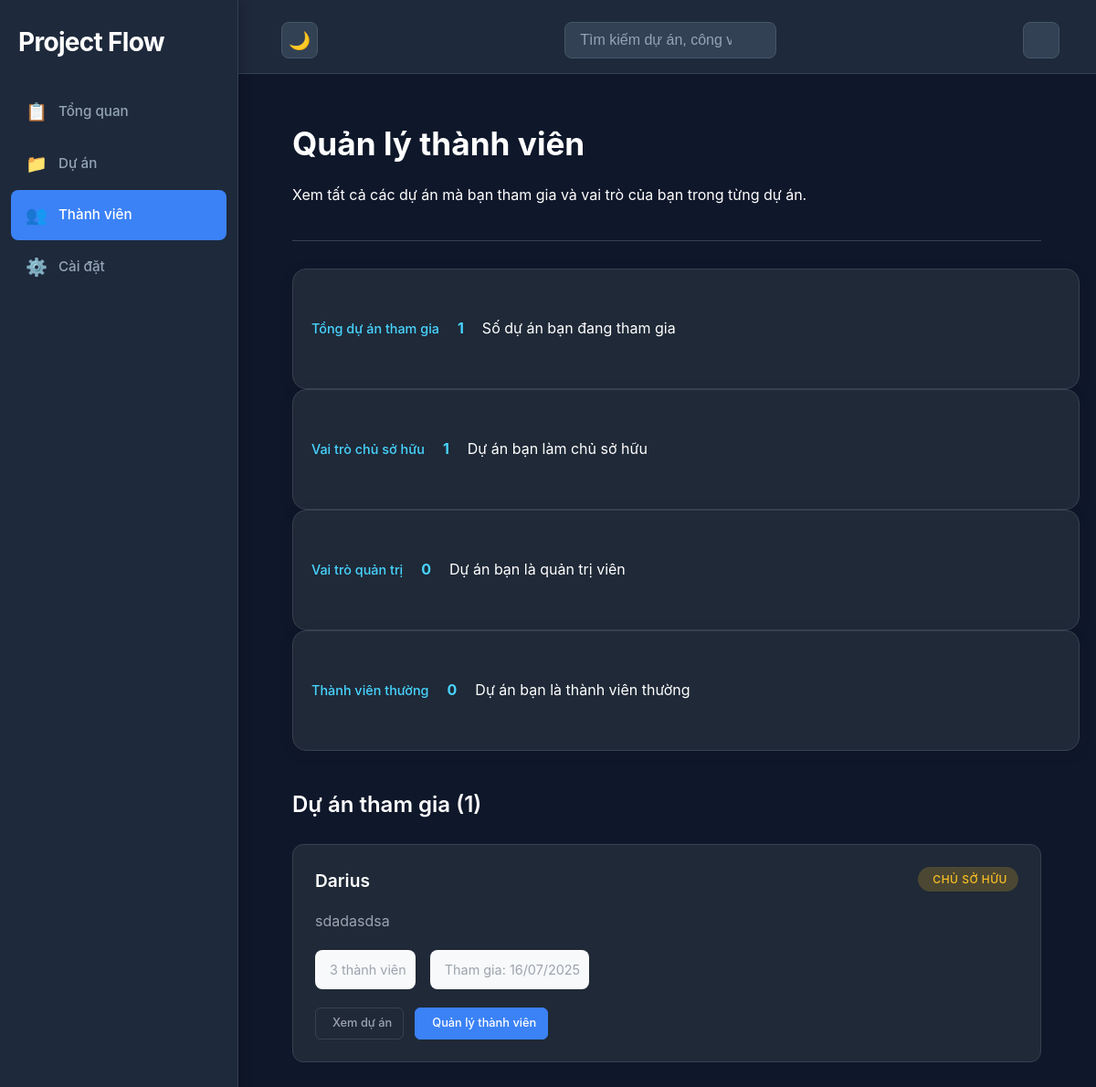
Before: /dashboard/members/ (signed in) with the older database file.
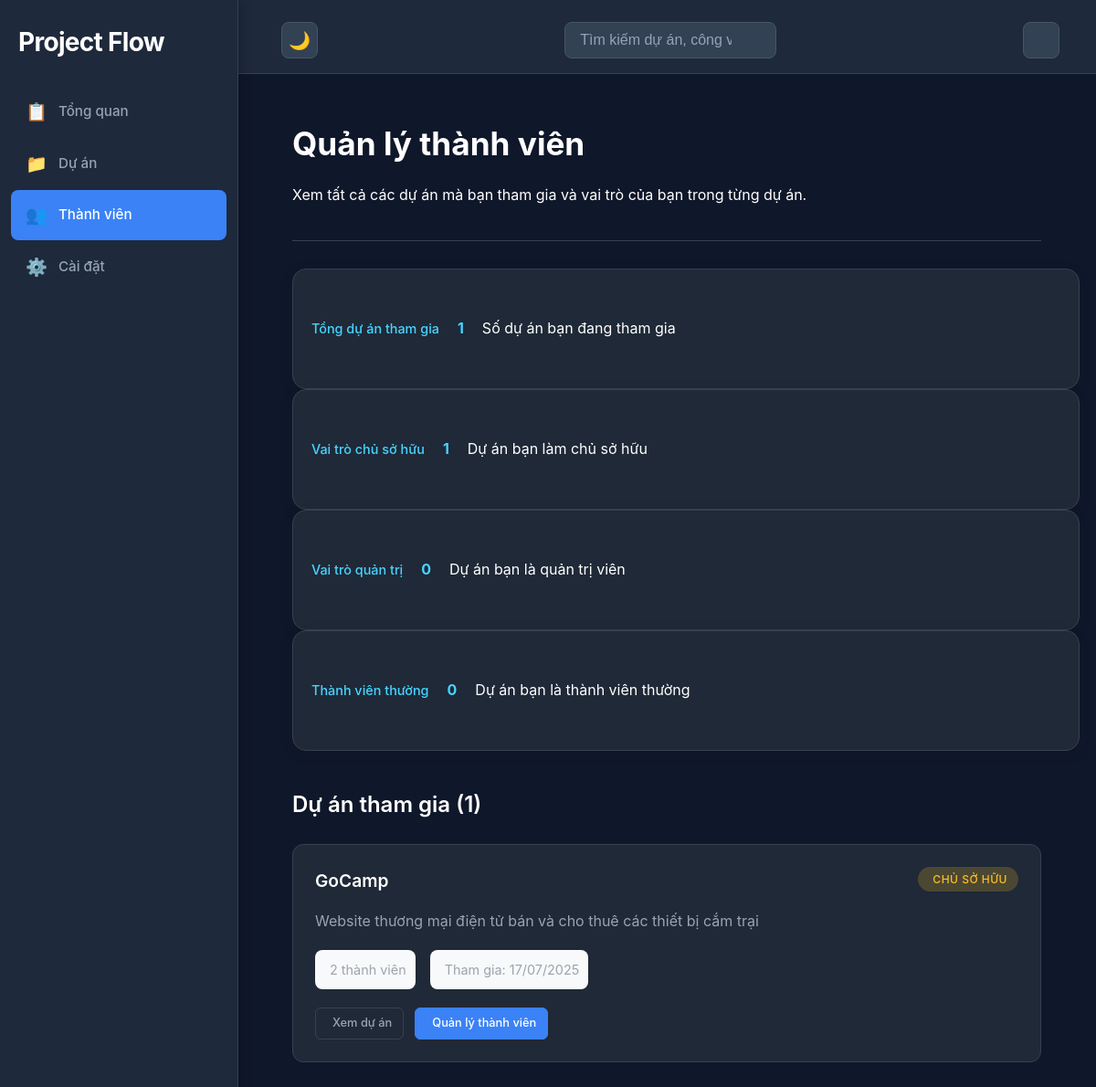
After: the same page with the newer database file.
### dashboard/models.py (models this page shows)
class Project(models.Model):
    id = models.AutoField(primary_key=True)
    name = models.CharField(max_length=255)
    description = models.TextField()
    status = models.CharField(
        max_length=20,
        choices=ProjectStatus.choices,
        default=ProjectStatus.ACTIVE
    )
    created_at = models.DateTimeField(auto_now_add=True)
    updated_at = models.DateTimeField(auto_now=True)
    archived_at = models.DateTimeField(null=True, blank=True)
    owner = models.ForeignKey(
        User,
        on_delete=models.CASCADE,
        related_name='owned_projects'
    )
    class Meta:
        db_table = 'projects'

class ProjectMember(models.Model):
    id = models.AutoField(primary_key=True)
    role = models.CharField(
        max_length=20,
        choices=MemberRole.choices,
        default=MemberRole.MEMBER
    )
    joined_at = models.DateTimeField(auto_now_add=True)
    user = models.ForeignKey(
        User,
        on_delete=models.CASCADE,
        related_name='projects'
    )
    project = models.ForeignKey(
        Project,
        on_delete=models.CASCADE,
        related_name='members'
    )
    class Meta:
        db_table = 'project_members'
        unique_together = ['user', 'project']

### dashboard/views.py (the view)
# urls.py: path('members/', views.view_all_members, name='view_all_members'),
@login_required(login_url="login")
def view_all_members(request):
    user = request.user
    member_projects = ProjectMember.objects.filter(user=user).select_related('project').order_by('-joined_at')
    projects_data = []
    owner_count = 0
    admin_count = 0
    member_count = 0
    for member_project in member_projects:
        project = member_project.project
        members_count = ProjectMember.objects.filter(project=project).count()
        pending_invitations = ProjectInvitation.objects.filter(
            project=project,
            status=InvitationStatus.PENDING
        ).count()
        if member_project.role == MemberRole.OWNER:
            owner_count += 1
        elif member_project.role == MemberRole.ADMIN:
            admin_count += 1
        else:
            member_count += 1
        projects_data.append({
            'project': project,
            'user_role': member_project.role,
            'members_count': members_count,
            'pending_invitations': pending_invitations,
            'joined_at': member_project.joined_at
        })
    context = {
        'projects_data': projects_data,
        'total_projects': len(projects_data),
        'owner_count': owner_count,
        'admin_count': admin_count,
        'member_count': member_count
    }
    return render(request, 'dashboard/all_members.html', context)

### templates/dashboard/all_members.html (shortened to what this page needs)
{% extends "dashboard/base.html" %}
{% block include_header %}
<link rel="stylesheet" href="/static/dashboard/members.css">
{% endblock %}
{% block container %}
<div id="members-content">
    <div class="members-header">
        <div class="members-title-section">
            <h1 class="members-title">Quản lý thành viên</h1>
            <p class="members-desc">Xem tất cả các dự án mà bạn tham gia và vai trò của bạn trong từng dự án.</p>
        </div>
    </div>
    <div class="members-stats">
        <div class="stat-card">
            <div class="stat-label">Tổng dự án tham gia </div>
            <div class="stat-value">{{ total_projects }}</div>
            <div class="stat-desc">Số dự án bạn đang tham gia</div>
        </div>
        <div class="stat-card">
            <div class="stat-label">Vai trò chủ sở hữu </div>
            <div class="stat-value">{{ owner_count }}</div>
            <div class="stat-desc">Dự án bạn làm chủ sở hữu</div>
        </div>
        <div class="stat-card">
            <div class="stat-label">Vai trò quản trị </div>
            <div class="stat-value">{{ admin_count }}</div>
            <div class="stat-desc">Dự án bạn là quản trị viên</div>
        </div>
        <div class="stat-card">
            <div class="stat-label">Thành viên thường </div>
            <div class="stat-value">{{ member_count }}</div>
            <div class="stat-desc">Dự án bạn là thành viên thường</div>
        </div>
    </div>
    <div class="projects-section">
        <h2 class="section-title">Dự án tham gia ({{ total_projects }})</h2>
        {% if projects_data %}
            <div class="projects-grid">
                {% for project_data in projects_data %}
                <div class="project-card">
                    <div class="project-header">
                        <h3 class="project-name">{{ project_data.project.name }}</h3>
                        <span class="role-badge role-{{ project_data.user_role|lower }}">
                            {% if project_data.user_role == 'OWNER' %}
                                 Chủ sở hữu
                            {% elif project_data.user_role == 'ADMIN' %}
                                <i class="fas fa-shield-alt"></i> Quản trị viên
                            {% else %}
                                <i class="fas fa-user"></i> Thành viên
                            {% endif %}
                        </span>
                    </div>
                    <div class="project-desc">
                        {{ project_data.project.description|truncatewords:20 }}
                    </div>
                    <div class="project-stats">
                        <div class="stat-item">
                            <span>{{ project_data.members_count }} thành viên</span>
                        </div>
                        <div class="stat-item">
                            <span>Tham gia: {{ project_data.joined_at|date:"d/m/Y" }}</span>
                        </div>
                    </div>
                    <div class="project-actions">
                        <a href="{% url 'view_project_detail' project_data.project.id %}" class="btn btn-outline btn-sm">
                             Xem dự án
                        </a>
                        {% if project_data.user_role == 'OWNER' or project_data.user_role == 'ADMIN' %}
                        <a href="{% url 'view_project_members' project_data.project.id %}" class="btn btn-primary btn-sm">
                             Quản lý thành viên
                        </a>
                        {% endif %}
                    </div>
                </div>
                {% endfor %}
            </div>
        {% endif %}
    </div>
</div>
{% endblock %}

Changed rows visible on the page:
removed Project: project.name "Darius", project.description "sdadasdsa", members_count "3", joined_at "16/07/2025"
added Project: project.name "GoCamp", project.description "Website thương mại điện tử bán và cho thuê các thiết bị cắm trại", members_count "2", joined_at "17/07/2025"
